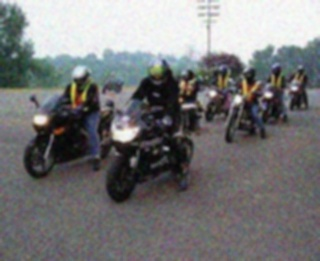
#> input picture dataset/test/preprocessing1/1100031.jpg, 320 x 261 px, given as the content of the folder ../dataset/test/preprocessing3, which was not available
$ python pre_processing_1.py
#> lines starting #> are read from the running program, lines starting #| are printed output that depends on the picture
import cv2
import os

def gaussian(image):
    return cv2.GaussianBlur(image, (11, 11), 2.0)

# gaussian blur
folder_path = "../dataset/test/preprocessing3"
file_list = [f for f in os.listdir(folder_path) if os.path.isfile(os.path.join(folder_path, f))]
for file_name in file_list:
    image = cv2.imread(f"{folder_path}/{file_name}")
#> image is the input picture: shape (261, 320, 3); mean B, G, R 120.4, 119.6, 119.7
    filtered_image = gaussian(image)
#> in gaussian, `return cv2.GaussianBlur(image, (11, 11), 2.0)`:
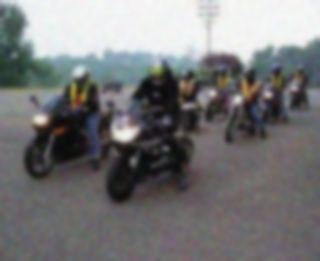
#> returned value: shape (261, 320, 3); mean of channels 0, 1, 2 120.4, 119.6, 119.7; drawn as B, G, R
    cv2.imwrite(f"../dataset/test/preprocessing1/{file_name}", filtered_image)

# gaussian blur
folder_path = "../dataset/val/preprocessing3"
file_list = [f for f in os.listdir(folder_path) if os.path.isfile(os.path.join(folder_path, f))]
for file_name in file_list:
    image = cv2.imread(f"{folder_path}/{file_name}")
    filtered_image = gaussian(image)
    cv2.imwrite(f"../dataset/val/preprocessing1/{file_name}", filtered_image)

# gaussian blur
folder_path = "../dataset/train/preprocessing3"
file_list = [f for f in os.listdir(folder_path) if os.path.isfile(os.path.join(folder_path, f))]
for file_name in file_list:
    image = cv2.imread(f"{folder_path}/{file_name}")
    filtered_image = gaussian(image)
    cv2.imwrite(f"../dataset/train/preprocessing1/{file_name}", filtered_image)

$ run again, on dataset/test/preprocessing1/6000113.jpg
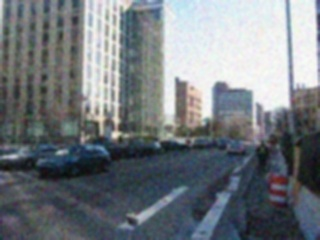
#> input picture dataset/test/preprocessing1/6000113.jpg, 320 x 240 px, given as the content of the folder ../dataset/test/preprocessing3, which was not available
#> image is the input picture: shape (240, 320, 3); mean B, G, R 127.1, 121.9, 115.9
#> in gaussian, `return cv2.GaussianBlur(image, (11, 11), 2.0)`:
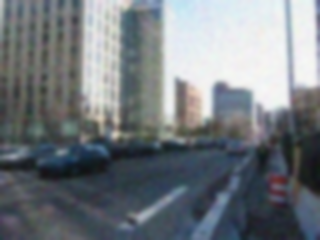
#> returned value: shape (240, 320, 3); mean of channels 0, 1, 2 127.1, 121.9, 115.9; drawn as B, G, R

$ run again, on dataset/test/preprocessing1/6000147.jpg
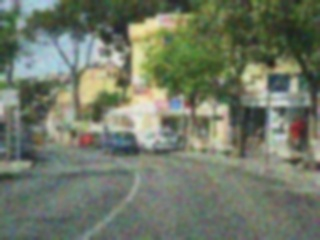
#> input picture dataset/test/preprocessing1/6000147.jpg, 320 x 240 px, given as the content of the folder ../dataset/test/preprocessing3, which was not available
#> image is the input picture: shape (240, 320, 3); mean B, G, R 103.6, 121.3, 113.2
#> in gaussian (call 2), `return cv2.GaussianBlur(image, (11, 11), 2.0)`:
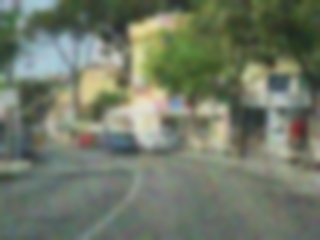
#> returned value: shape (240, 320, 3); mean of channels 0, 1, 2 103.6, 121.4, 113.2; drawn as B, G, R

$ run again, on dataset/test/preprocessing1/6000161.jpg
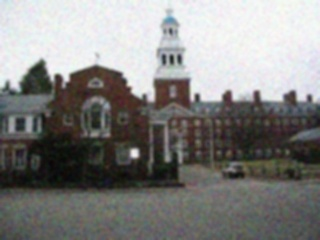
#> input picture dataset/test/preprocessing1/6000161.jpg, 320 x 240 px, given as the content of the folder ../dataset/test/preprocessing3, which was not available
#> image is the input picture: shape (240, 320, 3); mean B, G, R 130, 131.9, 132.5
#> in gaussian, `return cv2.GaussianBlur(image, (11, 11), 2.0)`:
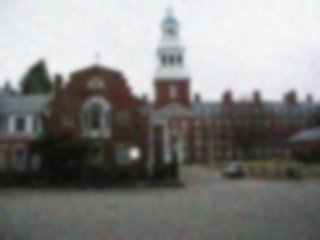
#> returned value: shape (240, 320, 3); mean of channels 0, 1, 2 130, 131.9, 132.5; drawn as B, G, R
